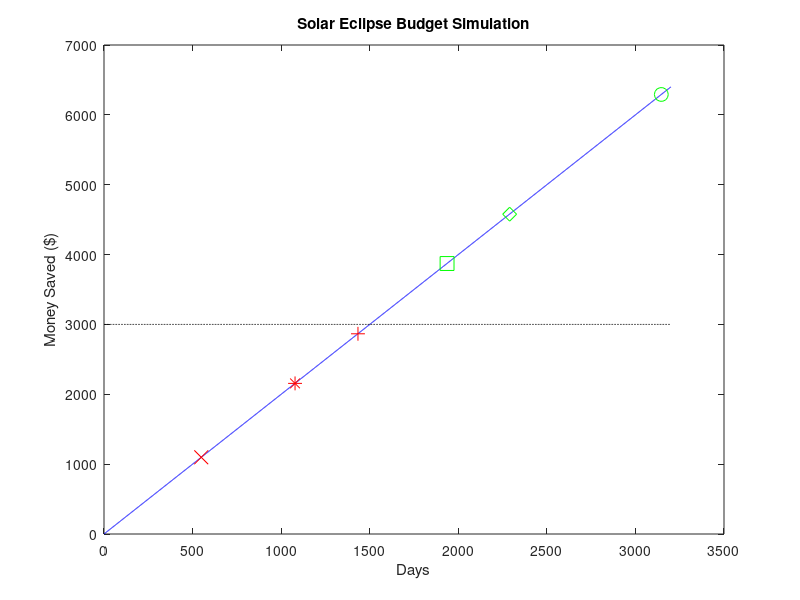

Write the MATLAB code that produced this figure. (Note: this script raises an error after producing the figure.)
%Andrew Brown Homework 2 Problem 4

clc
clear
clf

%Total Solar Eclipse Part 1

%Part A: Create three variables: Year, Month, and Day. These three 
%variables should contain a vector of the corresponding values of the 
%TSE dates.

%Defining the three time-based variables with the given data.
day=[2,14,4,20,8,12]; %Days of the future TSE
month=[7,12,12,4,4,8]; %months of the future TSE
year=[2019,2020,2021,2023,2024,2026]; %years of the future TSE

%Part B: Calculate how many days between January 1st, 2018 and each of 
%the upcoming TSE dates. Use the assumption that the Gregorian (western) 
%solar calendar month, on average has 30.44 days. And every year has on 
%average 365.2425 days. 

%Do the needed year and month conversions into days
daysInAMonth=30.44; %Average number of days in a month
daysInAYear=365.2425; %Average number of days in a year

%Set up the arrays into only days for the end calculation
daysSubtracted=736695; %Days before Jan. 1, 2018
monthsToDays=(month-1).*daysInAMonth; %convert months to days
yearsToDays=(year-1).*daysInAYear; %convert years to days

%Calculation of days between Jan 1, 2018 and the given TSEs
daysUntilTSE=yearsToDays+monthsToDays+day-daysSubtracted;
roundedDaysUntilTSE=floor(daysUntilTSE);
%Part C: Calculate the daily saving balance that you will accumulate in 
%your account starting from day one until and ending on day 3,200. 
%(Assume that you are adding $2/day into your account. No interest is 
%added to your saving account). Assign the daily savings of all 3,200 
%values into one array.

dailySavingsBalance=2:2:6400; %Units in $

%Part D: Generate a plot that shows all of the following:
%1. The value of your daily savings.
%2. Plot a marker on the plot for each TSE and your savings that day.
%3. Plot a dashed horizontal line for savings = $3000
%4. Print out how many days are left until the first TSE you can afford and
%their savings balance that day.


countDays=1:3200; %Array to count the days in order

%Plot the Solar Eclipse Budget Simulation
plot(countDays,dailySavingsBalance,'b')
title('Solar Eclipse Budget Simulation')
xlabel('Days')
ylabel('Money Saved ($)')
hold on

%Plot a horizontal line at y=3000 using the ines function
horizontalLine=ones(1,3200);
plot(countDays,3000.*horizontalLine,'--k')

%Plot each solar eclipse date and savings.
plot(daysUntilTSE(1),dailySavingsBalance(roundedDaysUntilTSE(1)),'xr','MarkerSize',10) %2019 eclipse
plot(daysUntilTSE(2),dailySavingsBalance(roundedDaysUntilTSE(2)),'*r','MarkerSize',10) %2020 eclipse
plot(daysUntilTSE(3),dailySavingsBalance(roundedDaysUntilTSE(3)),'+r','MarkerSize',10) %2021 eclipse
plot(daysUntilTSE(4),dailySavingsBalance(roundedDaysUntilTSE(4)),'sg','MarkerSize',10) %2023 eclipse
plot(daysUntilTSE(5),dailySavingsBalance(roundedDaysUntilTSE(5)),'dg','MarkerSize',10) %2024 eclipse
plot(daysUntilTSE(6),dailySavingsBalance(roundedDaysUntilTSE(6)),'og','MarkerSize',10) %2026 eclipse

%Create the legend in the SW corner
legend('Savings','Required Budget','2019 Eclipse','2020 Eclipse','2021 Eclipse','2023 Eclipse','2024 Eclipse','2026 Eclipse','location','SE')

%Print out the first affordable TSE trip and your savings on that day
fprintf('The first affordable TSE trip will be on day %0.0f\nat a budget of $%0.0f.\n', daysUntilTSE(4), dailySavingsBalance(roundedDaysUntilTSE(4)))
